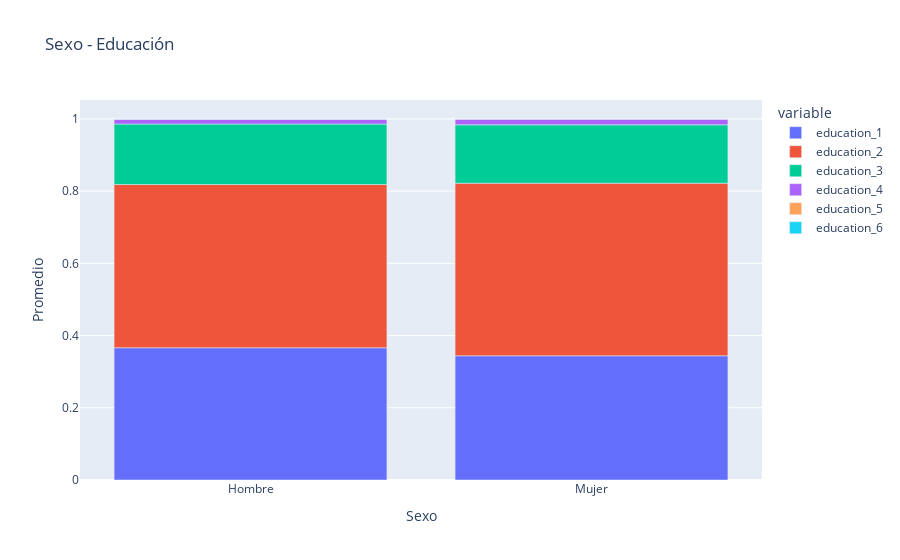

Write notebook code for a chart like this one.
### Markdown cell above
### Gráficas sobre datos demográficos de las columnas:

### Code cell
px.bar(clean_data[['education_1', 'education_2', 'education_3', 'education_4','education_5','education_6']].groupby(
        clean_data['female']).mean().set_index(pd.Index(['Hombre', 'Mujer'])),
        title="Sexo - Educación",
        labels={
            'value': 'Promedio',
            'index': 'Sexo'
    })

### Figure 1 — Plotly figure (JSON) as saved in the notebook; plotly's stock layout.template omitted (floating-point values rounded to 4 significant figures)
{"data": [{"alignmentgroup": "True", "hovertemplate": "variable=education_1<br>Sexo=%{x}<br>Promedio=%{y}<extra></extra>", "legendgroup": "education_1", "marker": {"color": "#636efa", "pattern": {"shape": ""}}, "name": "education_1", "offsetgroup": "education_1", "orientation": "v", "showlegend": true, "textposition": "auto", "type": "bar", "x": ["Hombre", "Mujer"], "xaxis": "x", "y": [0.3663, 0.344], "yaxis": "y"}, {"alignmentgroup": "True", "hovertemplate": "variable=education_2<br>Sexo=%{x}<br>Promedio=%{y}<extra></extra>", "legendgroup": "education_2", "marker": {"color": "#EF553B", "pattern": {"shape": ""}}, "name": "education_2", "offsetgroup": "education_2", "orientation": "v", "showlegend": true, "textposition": "auto", "type": "bar", "x": ["Hombre", "Mujer"], "xaxis": "x", "y": [0.4521, 0.4779], "yaxis": "y"}, {"alignmentgroup": "True", "hovertemplate": "variable=education_3<br>Sexo=%{x}<br>Promedio=%{y}<extra></extra>", "legendgroup": "education_3", "marker": {"color": "#00cc96", "pattern": {"shape": ""}}, "name": "education_3", "offsetgroup": "education_3", "orientation": "v", "showlegend": true, "textposition": "auto", "type": "bar", "x": ["Hombre", "Mujer"], "xaxis": "x", "y": [0.1674, 0.1616], "yaxis": "y"}, {"alignmentgroup": "True", "hovertemplate": "variable=education_4<br>Sexo=%{x}<br>Promedio=%{y}<extra></extra>", "legendgroup": "education_4", "marker": {"color": "#ab63fa", "pattern": {"shape": ""}}, "name": "education_4", "offsetgroup": "education_4", "orientation": "v", "showlegend": true, "textposition": "auto", "type": "bar", "x": ["Hombre", "Mujer"], "xaxis": "x", "y": [0.01363, 0.01612], "yaxis": "y"}, {"alignmentgroup": "True", "hovertemplate": "variable=education_5<br>Sexo=%{x}<br>Promedio=%{y}<extra></extra>", "legendgroup": "education_5", "marker": {"color": "#FFA15A", "pattern": {"shape": ""}}, "name": "education_5", "offsetgroup": "education_5", "orientation": "v", "showlegend": true, "textposition": "auto", "type": "bar", "x": ["Hombre", "Mujer"], "xaxis": "x", "y": [0, 0], "yaxis": "y"}, {"alignmentgroup": "True", "hovertemplate": "variable=education_6<br>Sexo=%{x}<br>Promedio=%{y}<extra></extra>", "legendgroup": "education_6", "marker": {"color": "#19d3f3", "pattern": {"shape": ""}}, "name": "education_6", "offsetgroup": "education_6", "orientation": "v", "showlegend": true, "textposition": "auto", "type": "bar", "x": ["Hombre", "Mujer"], "xaxis": "x", "y": [0, 0], "yaxis": "y"}], "layout": {"barmode": "relative", "legend": {"title": {"text": "variable"}, "tracegroupgap": 0}, "title": {"text": "Sexo - Educación"}, "xaxis": {"anchor": "y", "domain": [0, 1], "title": {"text": "Sexo"}}, "yaxis": {"anchor": "x", "domain": [0, 1], "title": {"text": "Promedio"}}}}
